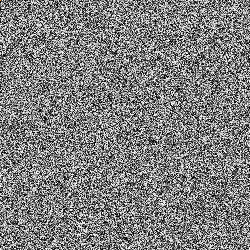
Frame 1 (no input)
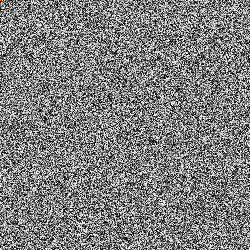
Frame 60 (the mouse pressed at the canvas centre just before this capture)
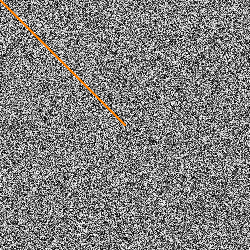
Frame 120 (the mouse held since frame 60 and released just before this capture)

The Processing sketch that drew these frames (run headless with seeded random() and noise(); from frame 60 on, the mouse is pressed at the canvas centre):

// Processing sketch: processing_59018
// ── processing_59018.pde

void setup() 
{  //setup function called initially, only once
  size(250, 250);
  loadPixels();
  for (int i = 0; i < pixels.length; i++)
  {
     float rand = random(255);
     color c = color(rand);
     pixels[i] = c;
  }
 updatePixels();
 stroke(255,128,0);
}

void draw()
{
      
      line (0,0,mouseX, mouseY);
   
}
